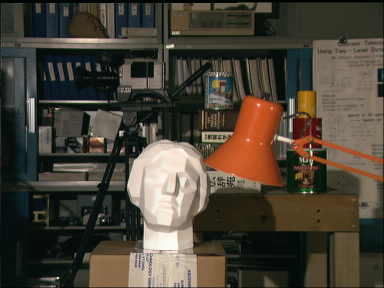
//> input picture stereoMatching/tsukuba/scene1.row3.col2.png, 384 x 288 px
$ ./test   (built with g++ and OpenCV 4)
//> lines starting //> are read from the running program, lines starting //| are printed output that depends on the picture
### stereoMatching/stereoMatching.h

#ifndef STEREO_MATCHING
#define STEREO_MATCHING
#include <opencv2/core/core.hpp>
#include <opencv2/imgcodecs.hpp>
#include <opencv2/highgui/highgui.hpp>
#include <opencv2/imgproc/imgproc.hpp>

#include <iostream>
#include <string>
#include <math.h>

using namespace std;
using namespace cv;

float MAD(Mat src, Mat target, int i, int j, int ti, int tj);
Mat MOF(Mat src, Mat target);
#endif

### stereoMatching/stereoMatching.cpp
#include <opencv2/core/core.hpp>
#include <opencv2/imgcodecs.hpp>
#include <opencv2/highgui/highgui.hpp>
#include <opencv2/imgproc/imgproc.hpp>

#include <iostream>
#include <string>
#include <math.h>

using namespace std;
using namespace cv;

const int BLOCK_SIZE = 20;
const int SEARCH_RANGE = 16;

float MAD(Mat src, Mat target, int i, int j, int ti, int tj) {
	float sum = 0;
	int N = 0;
	for (int dy = -BLOCK_SIZE / 2; dy < BLOCK_SIZE / 2; dy++) {
		for (int dx = -BLOCK_SIZE / 2; dx < BLOCK_SIZE / 2; dx++) {
			if (i + dy < 0 || i + dy >= src.rows || j + dx < 0 || j + dx >= src.cols ||
				i + dy + ti < 0 || i + dy + ti >= src.rows || j + dx + tj < 0 || j + dx + tj >= src.cols) return -1;

			float p = src.at<float>(i + dy, j + dx);
			float p2 = target.at<float>(i + dy + ti, j + dx + tj);
			sum += abs(p - p2);
			N++;
		}
	}
	if (N == 0) return INFINITY;
	sum /= N;
	return sum;
}
/*
	@parm: Mat src : source image
	@parm: Mat dst : traget image
	@return: disparity in terms of x
*/
Mat MOF(Mat src, Mat target) {
	Mat dst = Mat::zeros(src.size(), CV_32FC1);
	for (int i = 0; i < src.rows; i++) {
		for (int j = 0; j < src.cols; j++) {
			int max_j = 0;
			float min_MAD = INFINITY;
			// i,j src
			for (int tj = 0; tj < SEARCH_RANGE; tj++) {
				float mad = MAD(src, target, i, j, 0, tj);
				if (min_MAD > mad) {
					min_MAD = mad;
					max_j = tj;
				}
			}
			dst.at<float>(i, j) = max_j;
		}
	}
	for (int i = 0; i < dst.rows; i++) {
		for (int j = 0; j < dst.cols; j++) {
			dst.at<float>(i, j) = dst.at<float>(i, j) / 16;
		}
	}
	return dst;
}

### stereoMatching/test.cpp
#include <opencv2/core/core.hpp>
#include <opencv2/imgcodecs.hpp>
#include <opencv2/highgui/highgui.hpp>
#include <opencv2/imgproc/imgproc.hpp>

#include <iostream>
#include <string>
#include <math.h>

#include "stereoMatching.h"
using namespace std;
using namespace cv;
int main() {
	string li_name("./tsukuba/scene1.row3.col2.png");
	string ri_name("./tsukuba/scene1.row3.col3.png");
	Mat ri, li, ri_gray, li_gray;
	li = imread(li_name.c_str(), IMREAD_COLOR);
//> li is the input picture: 288 rows x 384 cols, CV_8UC3; mean B, G, R 55.2, 67.2, 74.1
	ri = imread(ri_name.c_str(), IMREAD_COLOR);
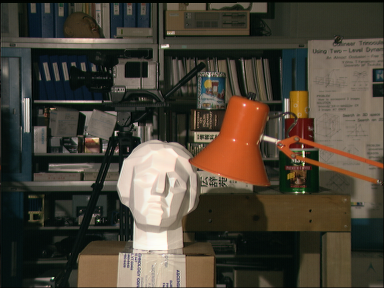
//> input picture stereoMatching/tsukuba/scene1.row3.col3.png, 384 x 288 px
//> ri is the input picture: 288 rows x 384 cols, CV_8UC3; mean B, G, R 55.3, 67.6, 74.7
	if (li.empty() || ri.empty()) {
		printf("file read error");
		return 0;
	}
	cvtColor(li, li_gray, COLOR_BGR2GRAY);
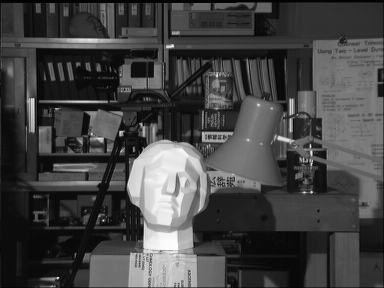
//> li_gray: 288 rows x 384 cols, CV_8UC1; min 0, max 253, mean 67.9
	cvtColor(ri, ri_gray, COLOR_BGR2GRAY);
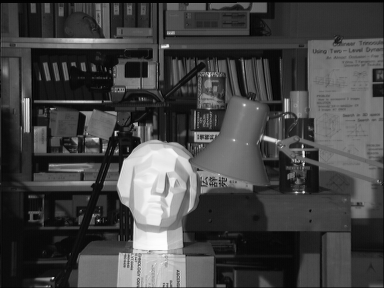
//> ri_gray: 288 rows x 384 cols, CV_8UC1; min 0, max 253, mean 68.3

	li_gray.convertTo(li_gray, CV_32FC1);
//> li_gray: 288 rows x 384 cols, CV_32FC1
	ri_gray.convertTo(ri_gray, CV_32FC1);
//> ri_gray: 288 rows x 384 cols, CV_32FC1

	Mat res = MOF(ri_gray, li_gray);
//> after the loop in MOF, `for (int i = 0; i < src.rows; i++)`:
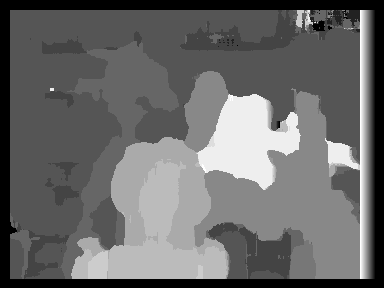
//> dst: 288 rows x 384 cols, CV_32FC1; min 0, max 15, mean 6.21; drawn with min black and max white

	namedWindow("original", WINDOW_AUTOSIZE);
	imshow("left", li_gray/255);
	imshow("right", ri_gray/255);
	imshow("res", res);
	waitKey(0);
}
